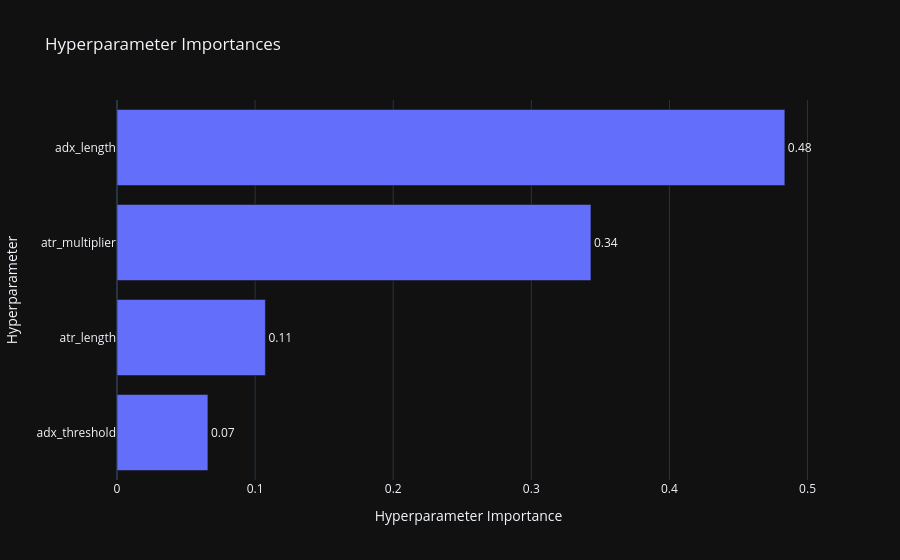
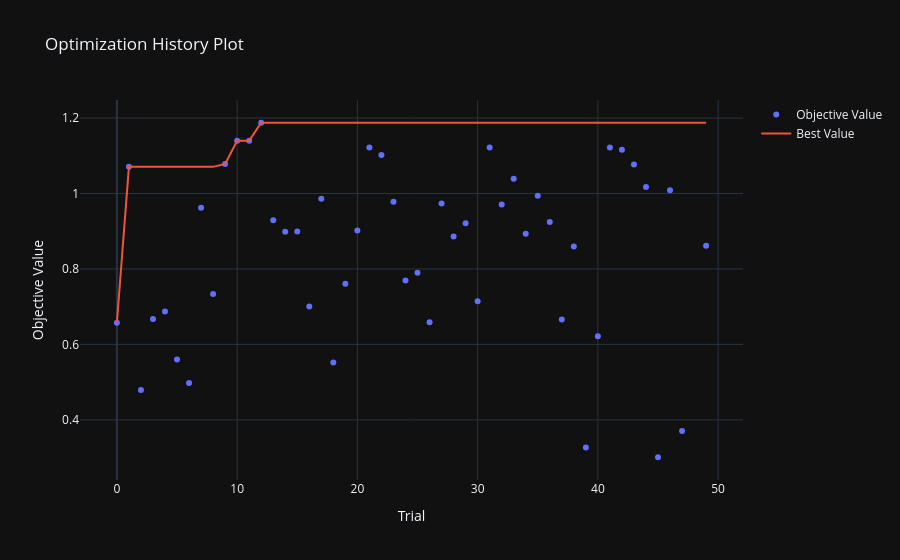
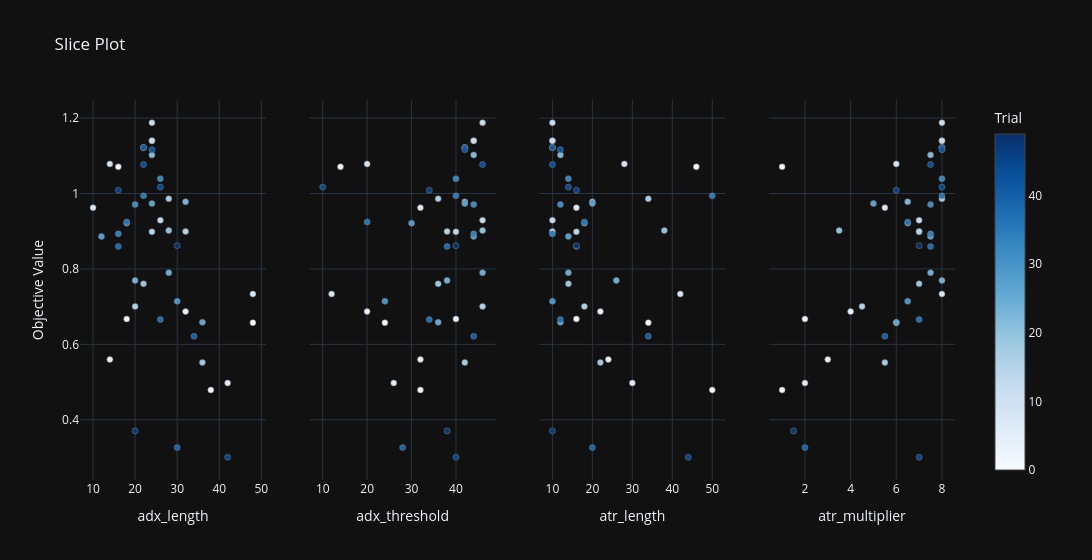

Notebook code for these charts, in order:
### Code cell
fig_opt = optuna.visualization.plot_param_importances(study_opt)
show(fig_opt)
fig_opt1 = optuna.visualization.plot_optimization_history(study_opt)
show(fig_opt1)
fig_opt2 = optuna.visualization.plot_slice(study_opt)
show(fig_opt2)

g_opt = sns.pairplot(
    trials_summary,
    x_vars=parameters,
    y_vars=performance,
    hue="symbol",

)
for i, y in enumerate(performance):
    for j, x in enumerate(parameters):
        ax = g_opt.axes[i, j]
        for sym, subdf in trials_summary_opt.groupby("symbol"):
            sns.regplot(
                data=subdf,
                x=x,
                y=y,
                scatter=False,
                ci=None,
                ax=ax,
                label=sym,
                line_kws={
                    "linestyle": "--",  # dashed line
                    "alpha": 0.6,  # transparency
                    "lw": 2,  # line width
                },
            )

### Figure 1 — Plotly figure (JSON) as saved in the notebook; plotly's stock layout.template omitted (floating-point values rounded to 4 significant figures)
{"data": [{"cliponaxis": false, "hovertemplate": ["adx_threshold (IntDistribution): 0.06582288922464262<extra></extra>", "atr_length (IntDistribution): 0.10744590420508325<extra></extra>", "atr_multiplier (FloatDistribution): 0.34315960093491493<extra></extra>", "adx_length (IntDistribution): 0.4835716056353591<extra></extra>"], "name": "Objective Value", "orientation": "h", "text": ["0.07", "0.11", "0.34", "0.48"], "textposition": "outside", "x": [0.06582, 0.1074, 0.3432, 0.4836], "y": ["adx_threshold", "atr_length", "atr_multiplier", "adx_length"], "type": "bar"}], "layout": {"title": {"text": "Hyperparameter Importances"}, "xaxis": {"title": {"text": "Hyperparameter Importance"}}, "yaxis": {"title": {"text": "Hyperparameter"}}}}

### Figure 2 — Plotly figure (JSON) as saved in the notebook; plotly's stock layout.template omitted (floating-point values rounded to 4 significant figures)
{"data": [{"mode": "markers", "name": "Objective Value", "x": [0, 1, 2, 3, 4, 5, 6, 7, 8, 9, 10, 11, 12, 13, 14, 15, 16, 17, 18, 19, 20, 21, 22, 23, 24, 25, 26, 27, 28, 29, 30, 31, 32, 33, 34, 35, 36, 37, 38, 39, 40, 41, 42, 43, 44, 45, 46, 47, 49], "y": [0.6576, 1.071, 0.479, 0.6673, 0.6869, 0.56, 0.4975, 0.9625, 0.7336, 1.079, 1.14, 1.14, 1.188, 0.9291, 0.8983, 0.8993, 0.7006, 0.986, 0.5518, 0.7605, 0.9018, 1.122, 1.102, 0.9781, 0.7696, 0.7901, 0.6584, 0.9734, 0.8862, 0.9214, 0.7142, 1.122, 0.9709, 1.039, 0.893, 0.9938, 0.9245, 0.6657, 0.8596, 0.3263, 0.6215, 1.122, 1.116, 1.077, 1.017, 0.3008, 1.009, 0.3705, 0.8617], "type": "scatter"}, {"mode": "lines", "name": "Best Value", "x": [0, 1, 2, 3, 4, 5, 6, 7, 8, 9, 10, 11, 12, 13, 14, 15, 16, 17, 18, 19, 20, 21, 22, 23, 24, 25, 26, 27, 28, 29, 30, 31, 32, 33, 34, 35, 36, 37, 38, 39, 40, 41, 42, 43, 44, 45, 46, 47, 48, 49], "y": [0.6576, 1.071, 1.071, 1.071, 1.071, 1.071, 1.071, 1.071, 1.071, 1.079, 1.14, 1.14, 1.188, 1.188, 1.188, 1.188, 1.188, 1.188, 1.188, 1.188, 1.188, 1.188, 1.188, 1.188, 1.188, 1.188, 1.188, 1.188, 1.188, 1.188, 1.188, 1.188, 1.188, 1.188, 1.188, 1.188, 1.188, 1.188, 1.188, 1.188, 1.188, 1.188, 1.188, 1.188, 1.188, 1.188, 1.188, 1.188, 1.188, 1.188], "type": "scatter"}, {"marker": {"color": "#cccccc"}, "mode": "markers", "name": "Infeasible Trial", "showlegend": false, "x": [], "y": [], "type": "scatter"}], "layout": {"title": {"text": "Optimization History Plot"}, "xaxis": {"title": {"text": "Trial"}}, "yaxis": {"title": {"text": "Objective Value"}}}}

### Figure 3 — Plotly figure (JSON) as saved in the notebook; plotly's stock layout.template omitted (floating-point values rounded to 4 significant figures)
{"data": [{"marker": {"color": [0, 1, 2, 3, 4, 5, 6, 7, 8, 9, 10, 11, 12, 13, 14, 15, 16, 17, 18, 19, 20, 21, 22, 23, 24, 25, 26, 27, 28, 29, 30, 31, 32, 33, 34, 35, 36, 37, 38, 39, 40, 41, 42, 43, 44, 45, 46, 47, 49], "colorbar": {"title": {"text": "Trial"}, "x": 1.0, "xpad": 40}, "colorscale": [[0.0, "rgb(247,251,255)"], [0.125, "rgb(222,235,247)"], [0.25, "rgb(198,219,239)"], [0.375, "rgb(158,202,225)"], [0.5, "rgb(107,174,214)"], [0.625, "rgb(66,146,198)"], [0.75, "rgb(33,113,181)"], [0.875, "rgb(8,81,156)"], [1.0, "rgb(8,48,107)"]], "line": {"color": "Grey", "width": 0.5}, "showscale": true}, "mode": "markers", "name": "Feasible Trial", "showlegend": false, "x": [48, 16, 38, 18, 32, 14, 42, 10, 48, 14, 24, 24, 24, 26, 24, 32, 20, 28, 36, 22, 28, 22, 24, 32, 20, 28, 36, 24, 12, 18, 30, 22, 20, 26, 16, 22, 18, 26, 16, 30, 34, 22, 24, 22, 26, 42, 16, 20, 30], "y": [0.6576, 1.071, 0.479, 0.6673, 0.6869, 0.56, 0.4975, 0.9625, 0.7336, 1.079, 1.14, 1.14, 1.188, 0.9291, 0.8983, 0.8993, 0.7006, 0.986, 0.5518, 0.7605, 0.9018, 1.122, 1.102, 0.9781, 0.7696, 0.7901, 0.6584, 0.9734, 0.8862, 0.9214, 0.7142, 1.122, 0.9709, 1.039, 0.893, 0.9938, 0.9245, 0.6657, 0.8596, 0.3263, 0.6215, 1.122, 1.116, 1.077, 1.017, 0.3008, 1.009, 0.3705, 0.8617], "type": "scatter", "xaxis": "x", "yaxis": "y"}, {"marker": {"color": [0, 1, 2, 3, 4, 5, 6, 7, 8, 9, 10, 11, 12, 13, 14, 15, 16, 17, 18, 19, 20, 21, 22, 23, 24, 25, 26, 27, 28, 29, 30, 31, 32, 33, 34, 35, 36, 37, 38, 39, 40, 41, 42, 43, 44, 45, 46, 47, 49], "colorbar": {"title": {"text": "Trial"}, "x": 1.0, "xpad": 40}, "colorscale": [[0.0, "rgb(247,251,255)"], [0.125, "rgb(222,235,247)"], [0.25, "rgb(198,219,239)"], [0.375, "rgb(158,202,225)"], [0.5, "rgb(107,174,214)"], [0.625, "rgb(66,146,198)"], [0.75, "rgb(33,113,181)"], [0.875, "rgb(8,81,156)"], [1.0, "rgb(8,48,107)"]], "line": {"color": "Grey", "width": 0.5}, "showscale": false}, "mode": "markers", "name": "Feasible Trial", "showlegend": false, "x": [24, 14, 32, 40, 20, 32, 26, 32, 12, 20, 44, 44, 46, 46, 40, 38, 46, 36, 42, 36, 46, 42, 44, 42, 38, 46, 36, 42, 44, 30, 24, 42, 44, 40, 44, 40, 20, 34, 38, 28, 44, 42, 42, 46, 10, 40, 34, 38, 40], "y": [0.6576, 1.071, 0.479, 0.6673, 0.6869, 0.56, 0.4975, 0.9625, 0.7336, 1.079, 1.14, 1.14, 1.188, 0.9291, 0.8983, 0.8993, 0.7006, 0.986, 0.5518, 0.7605, 0.9018, 1.122, 1.102, 0.9781, 0.7696, 0.7901, 0.6584, 0.9734, 0.8862, 0.9214, 0.7142, 1.122, 0.9709, 1.039, 0.893, 0.9938, 0.9245, 0.6657, 0.8596, 0.3263, 0.6215, 1.122, 1.116, 1.077, 1.017, 0.3008, 1.009, 0.3705, 0.8617], "type": "scatter", "xaxis": "x2", "yaxis": "y2"}, {"marker": {"color": [0, 1, 2, 3, 4, 5, 6, 7, 8, 9, 10, 11, 12, 13, 14, 15, 16, 17, 18, 19, 20, 21, 22, 23, 24, 25, 26, 27, 28, 29, 30, 31, 32, 33, 34, 35, 36, 37, 38, 39, 40, 41, 42, 43, 44, 45, 46, 47, 49], "colorbar": {"title": {"text": "Trial"}, "x": 1.0, "xpad": 40}, "colorscale": [[0.0, "rgb(247,251,255)"], [0.125, "rgb(222,235,247)"], [0.25, "rgb(198,219,239)"], [0.375, "rgb(158,202,225)"], [0.5, "rgb(107,174,214)"], [0.625, "rgb(66,146,198)"], [0.75, "rgb(33,113,181)"], [0.875, "rgb(8,81,156)"], [1.0, "rgb(8,48,107)"]], "line": {"color": "Grey", "width": 0.5}, "showscale": false}, "mode": "markers", "name": "Feasible Trial", "showlegend": false, "x": [34, 46, 50, 16, 22, 24, 30, 16, 42, 28, 10, 10, 10, 10, 16, 10, 18, 34, 22, 14, 38, 10, 12, 20, 26, 14, 12, 20, 14, 18, 10, 10, 12, 14, 10, 50, 18, 12, 16, 20, 34, 10, 12, 10, 14, 44, 16, 10, 16], "y": [0.6576, 1.071, 0.479, 0.6673, 0.6869, 0.56, 0.4975, 0.9625, 0.7336, 1.079, 1.14, 1.14, 1.188, 0.9291, 0.8983, 0.8993, 0.7006, 0.986, 0.5518, 0.7605, 0.9018, 1.122, 1.102, 0.9781, 0.7696, 0.7901, 0.6584, 0.9734, 0.8862, 0.9214, 0.7142, 1.122, 0.9709, 1.039, 0.893, 0.9938, 0.9245, 0.6657, 0.8596, 0.3263, 0.6215, 1.122, 1.116, 1.077, 1.017, 0.3008, 1.009, 0.3705, 0.8617], "type": "scatter", "xaxis": "x3", "yaxis": "y3"}, {"marker": {"color": [0, 1, 2, 3, 4, 5, 6, 7, 8, 9, 10, 11, 12, 13, 14, 15, 16, 17, 18, 19, 20, 21, 22, 23, 24, 25, 26, 27, 28, 29, 30, 31, 32, 33, 34, 35, 36, 37, 38, 39, 40, 41, 42, 43, 44, 45, 46, 47, 49], "colorbar": {"title": {"text": "Trial"}, "x": 1.0, "xpad": 40}, "colorscale": [[0.0, "rgb(247,251,255)"], [0.125, "rgb(222,235,247)"], [0.25, "rgb(198,219,239)"], [0.375, "rgb(158,202,225)"], [0.5, "rgb(107,174,214)"], [0.625, "rgb(66,146,198)"], [0.75, "rgb(33,113,181)"], [0.875, "rgb(8,81,156)"], [1.0, "rgb(8,48,107)"]], "line": {"color": "Grey", "width": 0.5}, "showscale": false}, "mode": "markers", "name": "Feasible Trial", "showlegend": false, "x": [6.0, 1.0, 1.0, 2.0, 4.0, 3.0, 2.0, 5.5, 8.0, 6.0, 8.0, 8.0, 8.0, 7.0, 7.0, 7.0, 4.5, 8.0, 5.5, 7.0, 3.5, 8.0, 7.5, 6.5, 8.0, 7.5, 6.0, 5.0, 7.5, 6.5, 6.5, 8.0, 7.5, 8.0, 7.5, 8.0, 6.5, 7.0, 7.5, 2.0, 5.5, 8.0, 8.0, 7.5, 8.0, 7.0, 6.0, 1.5, 7.0], "y": [0.6576, 1.071, 0.479, 0.6673, 0.6869, 0.56, 0.4975, 0.9625, 0.7336, 1.079, 1.14, 1.14, 1.188, 0.9291, 0.8983, 0.8993, 0.7006, 0.986, 0.5518, 0.7605, 0.9018, 1.122, 1.102, 0.9781, 0.7696, 0.7901, 0.6584, 0.9734, 0.8862, 0.9214, 0.7142, 1.122, 0.9709, 1.039, 0.893, 0.9938, 0.9245, 0.6657, 0.8596, 0.3263, 0.6215, 1.122, 1.116, 1.077, 1.017, 0.3008, 1.009, 0.3705, 0.8617], "type": "scatter", "xaxis": "x4", "yaxis": "y4"}], "layout": {"xaxis": {"anchor": "y", "domain": [0.0, 0.2125], "title": {"text": "adx_length"}}, "yaxis": {"anchor": "x", "domain": [0.0, 1.0], "title": {"text": "Objective Value"}}, "xaxis2": {"anchor": "y2", "domain": [0.2625, 0.475], "title": {"text": "adx_threshold"}}, "yaxis2": {"anchor": "x2", "domain": [0.0, 1.0], "matches": "y", "showticklabels": false}, "xaxis3": {"anchor": "y3", "domain": [0.525, 0.7375], "title": {"text": "atr_length"}}, "yaxis3": {"anchor": "x3", "domain": [0.0, 1.0], "matches": "y", "showticklabels": false}, "xaxis4": {"anchor": "y4", "domain": [0.7875, 1.0], "title": {"text": "atr_multiplier"}}, "yaxis4": {"anchor": "x4", "domain": [0.0, 1.0], "matches": "y", "showticklabels": false}, "title": {"text": "Slice Plot"}, "width": 1200}}
